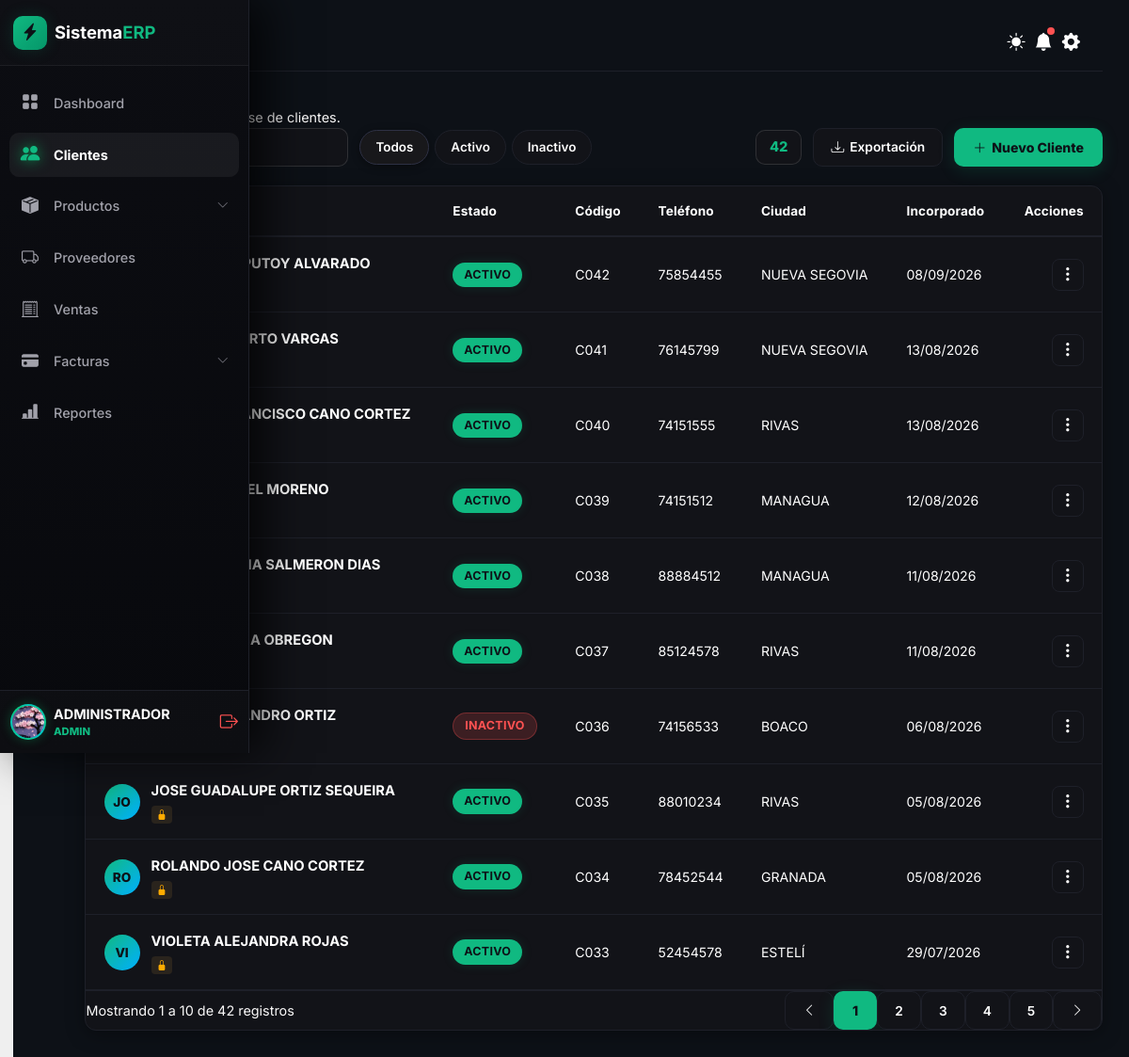
Screenshot of /clientes (signed in) with the database file from the repository.
### models/usuario.py (models this page shows, shortened)
class Usuario(UserMixin, db.Model):
    __tablename__ = "usuarios"
    id = db.Column(
        db.Integer,
        primary_key=True
    )
    username = db.Column(
        db.String(50),
        unique=True,
        nullable=False
    )
    password_hash = db.Column(
        db.String(255),
        nullable=False
    )
    nombre_completo = db.Column(
        db.String(150),
        nullable=True
    )
    direccion = db.Column(
        db.String(255),
        nullable=True
    )
    genero = db.Column(
        db.String(20),
        nullable=True
    )
    telefono = db.Column(
        db.String(20),
        nullable=True
    )
    email = db.Column(
        db.String(120),
        unique=True,
        nullable=True
    )
    foto_perfil = db.Column(
        db.String(255),
        nullable=True
    )
    rol_id = db.Column(
        db.Integer,
        db.ForeignKey("roles.id"),
        nullable=False
    )
    cliente_id = db.Column(
        db.Integer,
        db.ForeignKey("clientes.id"),
        nullable=True
    )
    estado = db.Column(
        db.Boolean,
        default=True
    )
    debe_cambiar_password = db.Column(
        db.Boolean,
        nullable=False,
        default=False
    )
    password_temporal_plana = db.Column(
        db.String(100),
        nullable=True
    )
    created_at = db.Column(
        db.DateTime,
        default=lambda: datetime.now(UTC)
    )
    updated_at = db.Column(
        db.DateTime,
        default=lambda: datetime.now(UTC),
        onupdate=lambda: datetime.now(UTC)
    )
    rol = db.relationship(
        "Rol",
        back_populates="usuarios"
    )
    cliente = db.relationship(
        "Cliente",
        back_populates="usuario"
    )
    ventas = db.relationship(
        "Venta",
        back_populates="usuario",
        lazy=True
    )
    pagos = db.relationship(
        "Pago",
        back_populates="usuario",
        lazy=True
    )

### models/cliente.py (models this page shows, shortened)
class Cliente(db.Model):
    __tablename__ = "clientes"
    id = db.Column(db.Integer,primary_key=True)
    codigo = db.Column(db.String(20),unique=True,nullable=True)
    nombres = db.Column(db.String(100),nullable=False)
    telefono = db.Column(db.String(8),nullable=False,unique=True)
    ciudad = db.Column(db.String(100),nullable=True)
    estado = db.Column(db.Enum(EstadoCliente),default=EstadoCliente.ACTIVO)
    created_at = db.Column(db.DateTime,default=lambda: datetime.now(UTC))
    updated_at = db.Column(db.DateTime,default=lambda: datetime.now(UTC),onupdate=lambda: datetime.now(UTC))
    ventas = db.relationship("Venta",back_populates="cliente",lazy=True)
    usuario = db.relationship("Usuario",back_populates="cliente",uselist=False)

### routes/clientes.py (the view, shortened to what this page needs)
@clientes_bp.route("/clientes", methods=["GET", "POST"])
@login_required
@roles_required("ADMIN", "VENDEDOR")
def clientes():
    lista_clientes = Cliente.query.order_by(Cliente.id.desc()).all()
    siguiente_codigo = generar_siguiente_codigo_cliente()
    return render_template(
        "clientes/clientes.html",
        clientes=lista_clientes,
        siguiente_codigo=siguiente_codigo
    )

### templates/clientes/clientes.html (shortened to what this page needs)
{% extends "base.html" %}
{% block content %}
    <div class="page-header-apex">
        <h1 class="page-title-apex">Clientes</h1>
        <p class="page-subtitle-apex">Visualiza y gestiona tu base de clientes.</p>
    <div class="toolbar-apex">
        <div class="toolbar-left-group">
            <div class="toolbar-search-box">
                <i class="bi bi-search"></i>
                <input type="text" class="toolbar-input" id="buscarCliente" placeholder="Buscar clientes...">
            </div>
            <div class="state-pills-bar">
                <button type="button" class="state-pill state-pill--active" id="btnPillTodos" data-estado="TODOS">Todos</button>
                <button type="button" class="state-pill" id="btnPillActivo" data-estado="ACTIVO">Activo</button>
                <button type="button" class="state-pill" id="btnPillInactivo" data-estado="INACTIVO">Inactivo</button>
            </div>
        </div>
        <div class="toolbar-actions-right">
            <span id="badgeTotalItems" class="count-badge-apex" title="Total de registros">0</span>
            <a href="{{ url_for('clientes.exportar_clientes') }}" class="btn-apex-outline">
                <i class="bi bi-download"></i> Exportación
            </a>
            <button type="button" class="btn-neon-primary" id="btnIrForm">
                <i class="bi bi-plus-lg"></i> Nuevo Cliente
            </button>
        </div>
    </div>
    <div class="panel" style="padding: 0; overflow: hidden;">
        <div class="table-responsive">
            <table class="data-table">
                <thead class="data-table__head">
                    <tr>
                        <th>Cliente</th>
                        <th>Estado</th>
                        <th>Código</th>
                        <th>Teléfono</th>
                        <th>Ciudad</th>
                        <th>Incorporado</th>
                        <th style="text-align: right;">Acciones</th>
                    </tr>
                </thead>
                <tbody id="tablaClientes">
                    {% for cliente in clientes %}
                    <tr class="data-table__row"
                        data-id="{{ cliente.id }}"
                        data-codigo="{{ cliente.codigo or 'C' ~ '%03d'|format(cliente.id) }}"
                        data-nombres="{{ cliente.nombres }}"
                        data-telefono="{{ cliente.telefono }}"
                        data-ciudad="{{ cliente.ciudad or '' }}"
                        data-estado="{{ cliente.estado.value }}">
                        <td class="data-table__cell">
                            <div class="customer-cell-wrapper">
                                <div class="avatar-circle-apex">
                                    {{ cliente.nombres[:2].upper() }}
                                </div>
                                <div>
                                    <span class="customer-title-text">{{ cliente.nombres }}</span>
                                    {% if cliente.usuario %}
                                        {% if cliente.usuario.debe_cambiar_password %}
                                        <div style="margin-top: 2px;">
                                            <span style="display: inline-flex; align-items: center; gap: 4px; font-size: 0.68rem; font-weight: 600; color: #ffb74d; background: rgba(255, 183, 77, 0.1); border-radius: 4px; padding: 1px 6px;" title="Clave temporal activa: restablecimiento bloqueado">
                                                <i class="bi bi-lock-fill" style="font-size: 0.68rem; color: var(--color-warning);"></i>
                                            </span>
                                        </div>
                                        {% endif %}
                                    {% endif %}
                                </div>
                            </div>
                        </td>
                        <td class="data-table__cell">
                            <span class="badge-pill-apex {% if cliente.estado.value == 'ACTIVO' %}badge-pill-apex--active{% else %}badge-pill-apex--inactive{% endif %}">
                                {{ cliente.estado.value }}
                            </span>
                        </td>
                        <td class="data-table__cell" style="color: var(--color-text-main);">
                            {{ cliente.codigo or "C" ~ "%03d"|format(cliente.id) }}
                        </td>
                        <td class="data-table__cell" style="color: var(--color-text-main);">
                            {{ cliente.telefono or '-' }}
                        </td>
                        <td class="data-table__cell" style="color: var(--color-text-main);">
                            {{ cliente.ciudad or '-' }}
                        </td>
                        <td class="data-table__cell" style="color: var(--color-text-main);">
                            {{ cliente.created_at.strftime('%d/%m/%Y') if cliente.created_at else '-' }}
                        </td>
                        <td class="data-table__cell text-end">
                            <div class="dropdown d-inline-block">
                                <button class="btn-three-dots" type="button" data-bs-toggle="dropdown" data-bs-popper-config='{"strategy":"fixed"}' aria-expanded="false" title="Opciones">
                                    <i class="bi bi-three-dots-vertical"></i>
                                </button>
                            </div>
                        </td>
                    </tr>
                    {% endfor %}
                </tbody>
            </table>
        </div>
        <div style="display: flex; justify-content: space-between; align-items: center; padding: var(--spacing-md) var(--spacing-lg); border-top: 1px solid var(--color-border); background-color: var(--color-bg-stripe);">
            <div id="paginationSummary" style="font-size: var(--font-size-sm); color: var(--color-text-muted);">
            </div>
            <div id="paginationControls" style="display: flex; gap: var(--spacing-xs);">
            </div>
        </div>
    </div>
{% endblock %}

### templates/base.html (shortened to what this page needs)
<!DOCTYPE html>
<html lang="es">
<head>
    <link href="https://cdn.jsdelivr.net/npm/bootstrap@5.3.3/dist/css/bootstrap.min.css" rel="stylesheet">
    <link rel="stylesheet" href="https://cdn.jsdelivr.net/npm/bootstrap-icons@1.11.3/font/bootstrap-icons.min.css">
    <link rel="stylesheet" href="{{ url_for('static', filename='css/main.css') }}">
    <link href="https://cdn.jsdelivr.net/npm/select2@4.1.0-rc.0/dist/css/select2.min.css" rel="stylesheet" />
</head>
<body>
    {% set rol_actual = current_user.rol.nombre.upper() if current_user.is_authenticated and current_user.rol else '' %}
    <div id="app-container" class="app-container">
        <button id="btnHamburgerTrigger" class="hamburger-trigger-btn" title="Abrir Menú">
            <i class="bi bi-list"></i>
        </button>
        <aside id="sidebar" class="sidebar">
            <div class="sidebar__header">
                <a class="d-flex align-items-center gap-2 text-decoration-none" href="{{ url_for('dashboard') }}" style="color: white; font-weight: 700; font-size: 1.15rem;">
                    <div class="sidebar__logo-badge">
                        <i class="bi bi-lightning-charge-fill"></i>
                    </div>
                </a>
            </div>
            <nav class="sidebar__nav">
                <ul class="sidebar__menu">
                    {% if rol_actual == 'ADMIN' %}
                    <li>
                        <a class="sidebar__link {% if request.endpoint == 'dashboard' %}sidebar__link--active{% endif %}" href="{{ url_for('dashboard') }}">
                            <i class="bi bi-grid-fill sidebar__icon"></i>
                        </a>
                    </li>
                    {% endif %}
                    {% if rol_actual in ['ADMIN', 'VENDEDOR'] %}
                    <li>
                        <a class="sidebar__link {% if request.endpoint and 'clientes' in request.endpoint %}sidebar__link--active{% endif %}" href="{{ url_for('clientes.clientes') }}">
                            <i class="bi bi-people-fill sidebar__icon"></i>
                        </a>
                    </li>
                    <li class="sidebar__dropdown {% if request.endpoint and ('productos' in request.endpoint or 'categorias' in request.endpoint) %}is-expanded{% endif %}">
                        <div class="sidebar__link sidebar__dropdown-toggle " onclick="toggleSidebarDropdown(this)">
                            <i class="bi bi-box-seam-fill sidebar__icon"></i>
                            <i class="bi bi-chevron-down sidebar__chevron"></i>
                        </div>
                    </li>
                    {% endif %}
                    {% if rol_actual == 'ADMIN' %}
                    <li>
                        <a class="sidebar__link {% if request.endpoint and 'proveedores' in request.endpoint %}sidebar__link--active{% endif %}" href="{{ url_for('proveedores.proveedores') }}">
                            <i class="bi bi-truck sidebar__icon"></i>
                        </a>
                    </li>
                    {% endif %}
                    {% if rol_actual in ['ADMIN', 'VENDEDOR'] %}
                    <li>
                        <a class="sidebar__link {% if request.endpoint and 'ventas' in request.endpoint %}sidebar__link--active{% endif %}" href="{{ url_for('ventas.ventas') }}">
                            <i class="bi bi-receipt-cutoff sidebar__icon"></i>
                        </a>
                    </li>
                    <li class="sidebar__dropdown {% if request.endpoint and 'pagos' in request.endpoint %}is-expanded{% endif %}">
                        <div class="sidebar__link sidebar__dropdown-toggle {% if request.endpoint and 'pagos' in request.endpoint %}sidebar__link--active{% endif %}" onclick="toggleSidebarDropdown(this)">
                            <i class="bi bi-credit-card-fill sidebar__icon"></i>
                            <i class="bi bi-chevron-down sidebar__chevron"></i>
                        </div>
                    </li>
                    {% endif %}
                    {% if rol_actual == 'ADMIN' %}
                    <li>
                        <a class="sidebar__link {% if request.endpoint == 'reportes.financiero' %}sidebar__link--active{% endif %}" href="{{ url_for('reportes.financiero') }}">
                            <i class="bi bi-bar-chart-line-fill sidebar__icon"></i>
                        </a>
                    </li>
                    {% endif %}
                </ul>
            </nav>
            <div class="sidebar__user-profile">
                <a href="{{ url_for('perfil.editar_perfil') }}" class="d-flex align-items-center gap-2 text-decoration-none" style="flex: 1; min-width: 0;" title="Ver Perfil de Admin">
                    <div class="sidebar__user-avatar" style="overflow: hidden;">
                        {% if current_user.is_authenticated and current_user.foto_perfil %}
                        <img src="{{ url_for('static', filename='uploads/perfiles/' + current_user.foto_perfil) }}" alt="Foto" style="width: 100%; height: 100%; object-fit: cover;">
                        {% else %}
                        {{ current_user.username[:2].upper() if current_user.is_authenticated else 'AD' }}
                        {% endif %}
                    </div>
                </a>
            </div>
        </aside>
        <main id="main-content" class="main-content">
            {% block topbar %}
            <header style="display: flex; justify-content: flex-end; padding: 15px 24px; background: transparent; border-bottom: 1px solid var(--color-border);">
                <div class="topbar__actions" style="display: flex; align-items: center; gap: 10px;">
                    <button type="button" class="topbar-icon-btn" onclick="toggleTheme()" title="Cambiar Tema" style="background: transparent; border: none; padding: 0;">
                        <i id="theme-icon" class="bi bi-sun-fill"></i>
                    </button>
                    <a href="javascript:void(0)" class="topbar-icon-btn" title="Alertas de Cobro">
                        <i class="bi bi-bell-fill"></i>
                        <span class="topbar-badge-dot"></span>
                    </a>
                    {% if rol_actual == 'ADMIN' %}
                    <a href="{{ url_for('empresa.informacion_empresa') }}" class="topbar-icon-btn" title="Información de la Empresa">
                        <i class="bi bi-gear-fill"></i>
                    </a>
                    {% endif %}
                </div>
            </header>
            {% endblock topbar %}
            <div class="content-wrapper">
        {% block content %}
        {% endblock %}
                </div>
        </main>
    </div>
</body>
</html>

### rows the page displays
Usuario: foto_perfil (picture)
Cliente: nombres "ROSA ELENA PUTOY ALVARADO", estado.value "ACTIVO", codigo "C042", telefono "75854455", ciudad "NUEVA SEGOVIA", created_at "08/09/2026"
Cliente: nombres "EDWING ROBERTO VARGAS", estado.value "ACTIVO", codigo "C041", telefono "76145799", ciudad "NUEVA SEGOVIA", created_at "13/08/2026"
Cliente: nombres "ROLANDO FRANCISCO CANO CORTEZ", estado.value "ACTIVO", codigo "C040", telefono "74151555", ciudad "RIVAS", created_at "13/08/2026"
Cliente: nombres "JAIRO EZEQUIEL MORENO", estado.value "ACTIVO", codigo "C039", telefono "74151512", ciudad "MANAGUA", created_at "12/08/2026"
Cliente: nombres "JUANA LUCELIA SALMERON DIAS", estado.value "ACTIVO", codigo "C038", telefono "88884512", ciudad "MANAGUA", created_at "11/08/2026"
Cliente: nombres "ELIEZER ACUÑA OBREGON", estado.value "ACTIVO", codigo "C037", telefono "85124578", ciudad "RIVAS", created_at "11/08/2026"
Cliente: nombres "WI", nombres "WILLIAM ELEANDRO ORTIZ", estado.value "INACTIVO", codigo "C036", telefono "74156533", ciudad "BOACO", created_at "06/08/2026"
Cliente: nombres "JO", nombres "JOSE GUADALUPE ORTIZ SEQUEIRA", estado.value "ACTIVO", codigo "C035", telefono "88010234", ciudad "RIVAS", created_at "05/08/2026"
Cliente: nombres "RO", nombres "ROLANDO JOSE CANO CORTEZ", estado.value "ACTIVO", codigo "C034", telefono "78452544", ciudad "GRANADA", created_at "05/08/2026"
Cliente: nombres "VI", nombres "VIOLETA ALEJANDRA ROJAS", estado.value "ACTIVO", codigo "C033", telefono "52454578", ciudad "ESTELÍ", created_at "29/07/2026"
